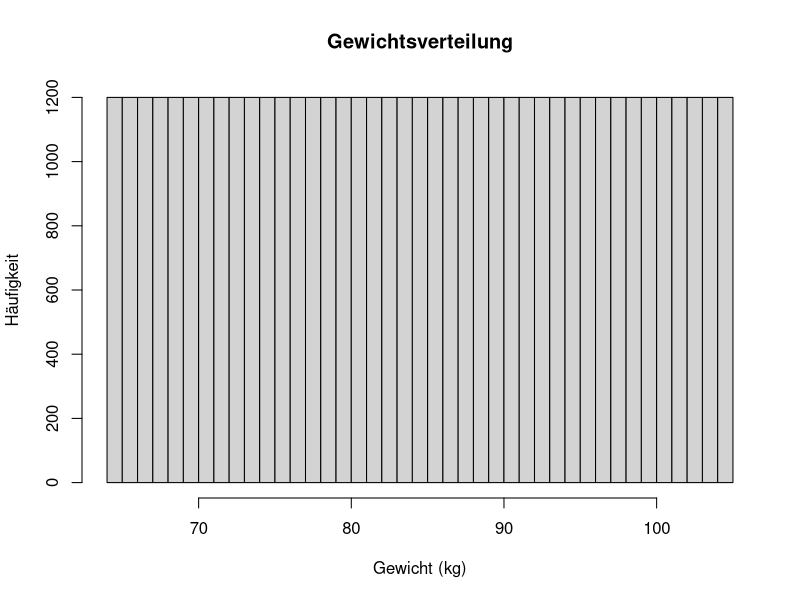

Recreate this plot in R.
# draw distribution of male weight, mu=85kg, sd=10kg
par(mfrow=c(1,1))
gewicht.gleichverteilung <- rep(65:105, 1200)
hist(gewicht.gleichverteilung, breaks= 64:105,ylab = "Häufigkeit", main="Gewichtsverteilung", xlab="Gewicht (kg)")
